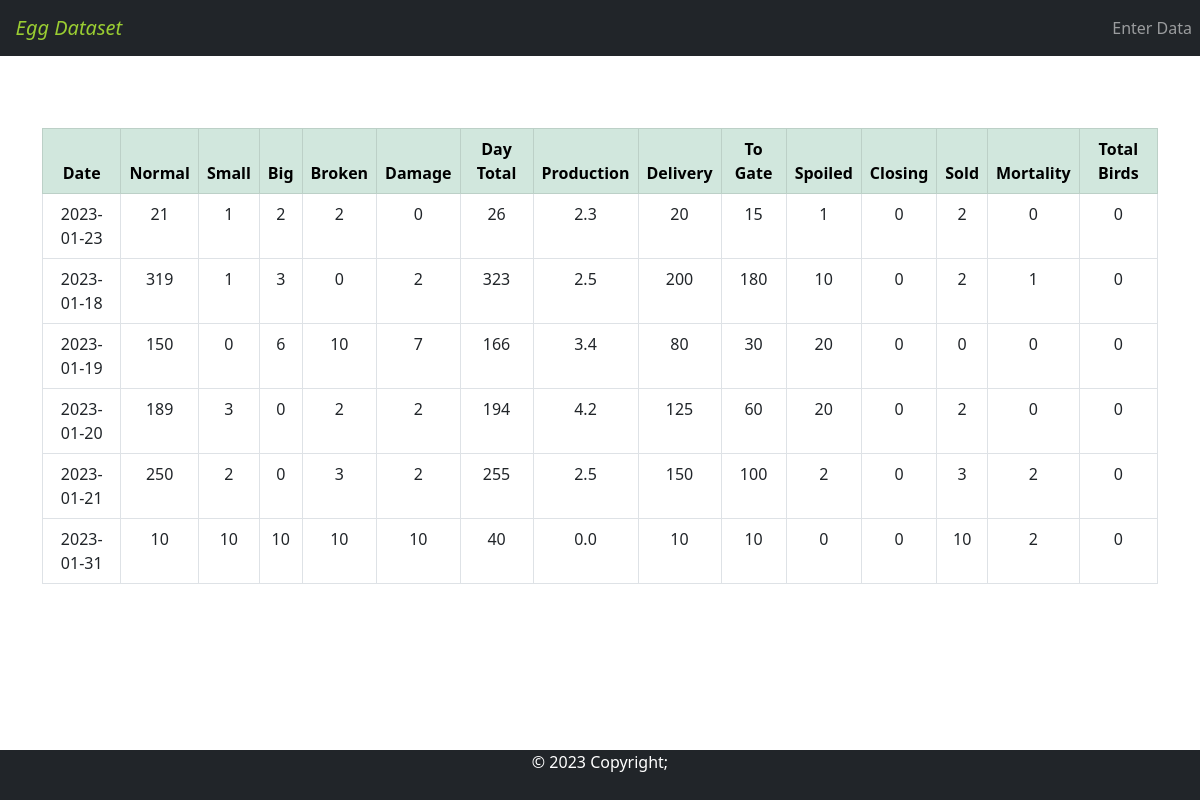
Before: /display/ (signed in) with the older database file.
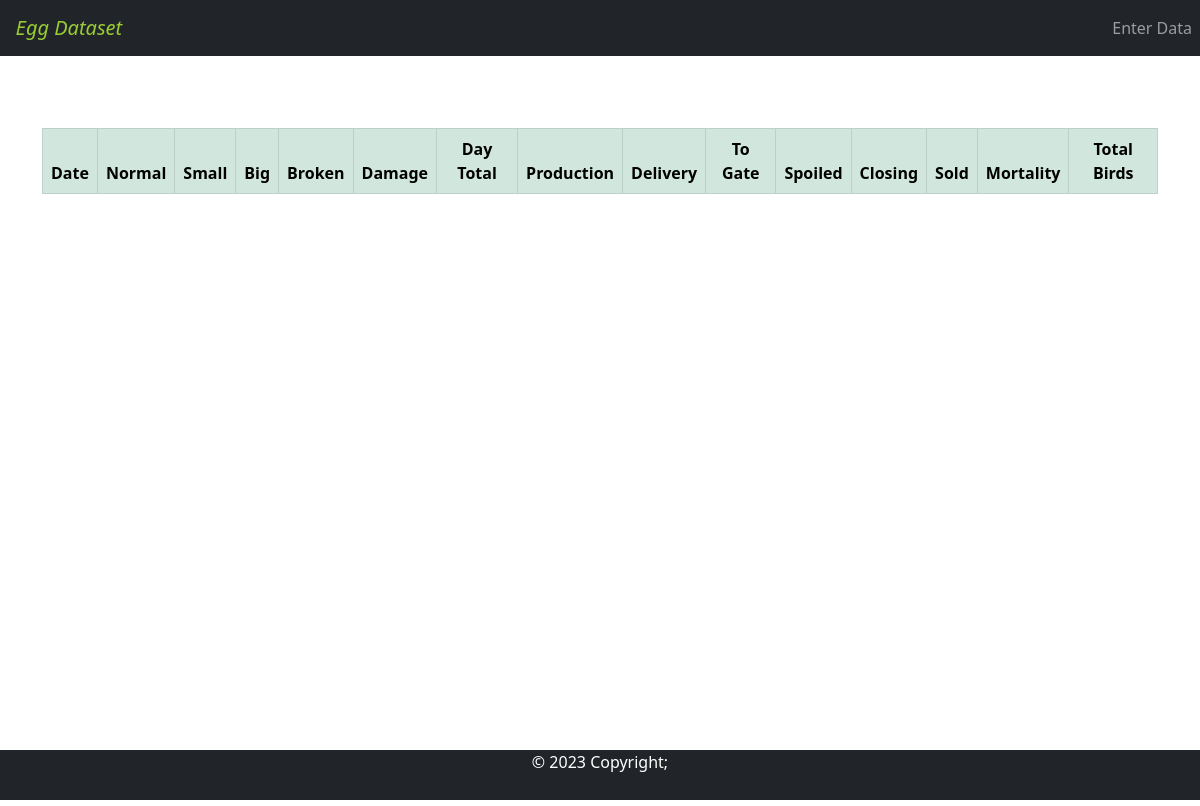
After: the same page with the newer database file.
### eggs/models.py (models this page shows, shortened)
class eggs(models.Model):
    batch_no = models.ForeignKey(bt_lyr,on_delete=models.CASCADE)
    date_time = models.DateField(editable=True,unique=True,default=datetime.datetime.now().date)
    normal = models.PositiveIntegerField(default=0)
    small = models.PositiveIntegerField(default=0)
    big = models.PositiveIntegerField(default=0)
    broken = models.PositiveIntegerField(default=0)
    damage = models.PositiveIntegerField(default=0)
    day_total = models.PositiveIntegerField(default=0,editable=False)
    production = models.FloatField(default=0)
    closing = models.PositiveIntegerField(default=0,editable=False)
    delivery = models.PositiveIntegerField(default=0)
    to_gate = models.PositiveIntegerField(default=0)
    spoiled = models.PositiveIntegerField(default=0)
    total_birds = models.PositiveIntegerField(default=0,editable=False)
    sold = models.PositiveIntegerField(default=0)
    mortality = models.PositiveSmallIntegerField(default=0)

### eggs/views.py (the view)
# urls.py: path('display/', views.display,name='display'),
@login_required()
@user_passes_test(lambda u: u.is_superuser)
def display(request):
    if('pp_bt_layer' not in request.session):
        return HttpResponseRedirect('/batch_layer')
    egg_dataset = eggs.objects.filter(batch_no = request.session.get("batch_id"))
    return render(request,'display_child.html',{"eggs_dataset":egg_dataset})

### template/display_child.html
{% extends 'display_base.html' %}
{% block nav-content %}
<i style="color: yellowgreen;" class="">&nbsp;&nbsp; Egg Dataset</i>
{% endblock nav-content %}
{% block content %}
<div class="container">
    <br><br><br>
    <table class="table table-bordered" id="dataset_test" style="text-align: center;" >
        <thead class="table-success">
            <tr>
                <th>Date</th>
                <th>Normal</th>
                <th>Small</th>
                <th>Big</th>
                <th>Broken</th>
                <th>Damage</th>
                <th>Day Total</th>
                <th>Production</th>
                <th>Delivery</th>
                <th>To Gate</th>
                <th>Spoiled</th>
                <th>Closing</th>
                <th>Sold</th>
                <th>Mortality</th>
                <th>Total Birds</th>
            </tr>
        </thead>
        {% for data in eggs_dataset %}
        <tr>
            <td>{{ data.date_time|date:'Y-m-d' }}</td>
            <td>{{ data.normal }}</td>
            <td>{{ data.small }}</td>
            <td>{{ data.big }}</td>
            <td>{{ data.broken }}</td>
            <td>{{ data.damage }}</td>
            <td>{{ data.day_total }}</td>
            <td>{{ data.production }}</td>
            <td>{{ data.delivery }}</td>
            <td>{{ data.to_gate }}</td>
            <td>{{ data.spoiled }}</td>
            <td>{{ data.closing }}</td>
            <td>{{ data.sold }}</td>
            <td>{{ data.mortality }}</td>
            <td>{{ data.total_birds }}</td>
        </tr>
        {% endfor %}
    </table>
</div>
{% endblock content %}

### template/display_base.html (shortened to what this page needs)
<!DOCTYPE html>
<html lang="en">
{% load static %}
<head>
    <link rel="stylesheet" href={% static "styles.css" %}>
    <link href="https://cdn.jsdelivr.net/npm/bootstrap@5.2.2/dist/css/bootstrap.min.css" rel="stylesheet">
    <link rel="stylesheet" type="text/css" href="https://cdn.datatables.net/v/dt/jszip-2.5.0/dt-1.13.1/b-2.3.3/b-html5-2.3.3/b-print-2.3.3/date-1.2.0/kt-2.8.0/r-2.4.0/sc-2.0.7/sp-2.1.0/sl-1.5.0/datatables.min.css"/>
    <link rel="stylesheet" href="https://cdn.datatables.net/v/dt/dt-1.13.1/kt-2.8.0/r-2.4.0/sb-1.4.0/sp-2.1.0/datatables.min.css"/>
</head>
<body>
    <div class="wrapper">
        <header>
            <nav class="navbar navbar-expand-lg navbar-dark bg-dark">
                <a href="" class="title navbar-brand flex-grow-1">
                    {% block nav-content %}{% endblock nav-content %}
                </a>
                <ul class="navbar-nav mr-auto">
                    <li class="nav-item">
                        <a href="{% url 'input' %}" class="nav-link">
                            Enter Data
                        </a>
                    </li>
                </ul>
            </nav>
        </header>
    {% block content %}
    {% endblock content %}
    </div>
    <footer class="bg-dark text-center" id="footer" style="color: #fff;">&copy; {% now "Y" %} Copyright;
        <div class="text-center p-3">
        </div>
    </footer>
</body>
</html>

### eggs/static/styles.css (style rules this page uses)
html, body { height: 100%; margin: 0; width: 100%; }
.wrapper { min-height: 100%; margin-bottom: -50px; }
#dataset_test > thead > tr > th { text-align: center; }
#footer, .push { height: 50px; }

Changed rows visible on the page:
removed eggs: date_time "2023-01-23", normal "21", small "1", big "2", broken "2", damage "0", day_total "26", production "2.3", delivery "20", to_gate "15", spoiled "1", closing "0", sold "2", mortality "0", total_birds "0"
removed eggs: date_time "2023-01-18", normal "319", small "1", big "3", broken "0", damage "2", day_total "323", production "2.5", delivery "200", to_gate "180", spoiled "10", closing "0", sold "2", mortality "1", total_birds "0"
removed eggs: date_time "2023-01-19", normal "150", small "0", big "6", broken "10", damage "7", day_total "166", production "3.4", delivery "80", to_gate "30", spoiled "20", closing "0", sold "0", mortality "0", total_birds "0"
removed eggs: date_time "2023-01-20", normal "189", small "3", big "0", broken "2", damage "2", day_total "194", production "4.2", delivery "125", to_gate "60", spoiled "20", closing "0", sold "2", mortality "0", total_birds "0"
removed eggs: date_time "2023-01-21", normal "250", small "2", big "0", broken "3", damage "2", day_total "255", production "2.5", delivery "150", to_gate "100", spoiled "2", closing "0", sold "3", mortality "2", total_birds "0"
removed eggs: date_time "2023-01-31", normal "10", small "10", big "10", broken "10", damage "10", day_total "40", production "0.0", delivery "10", to_gate "10", spoiled "0", closing "0", sold "10", mortality "2", total_birds "0"
